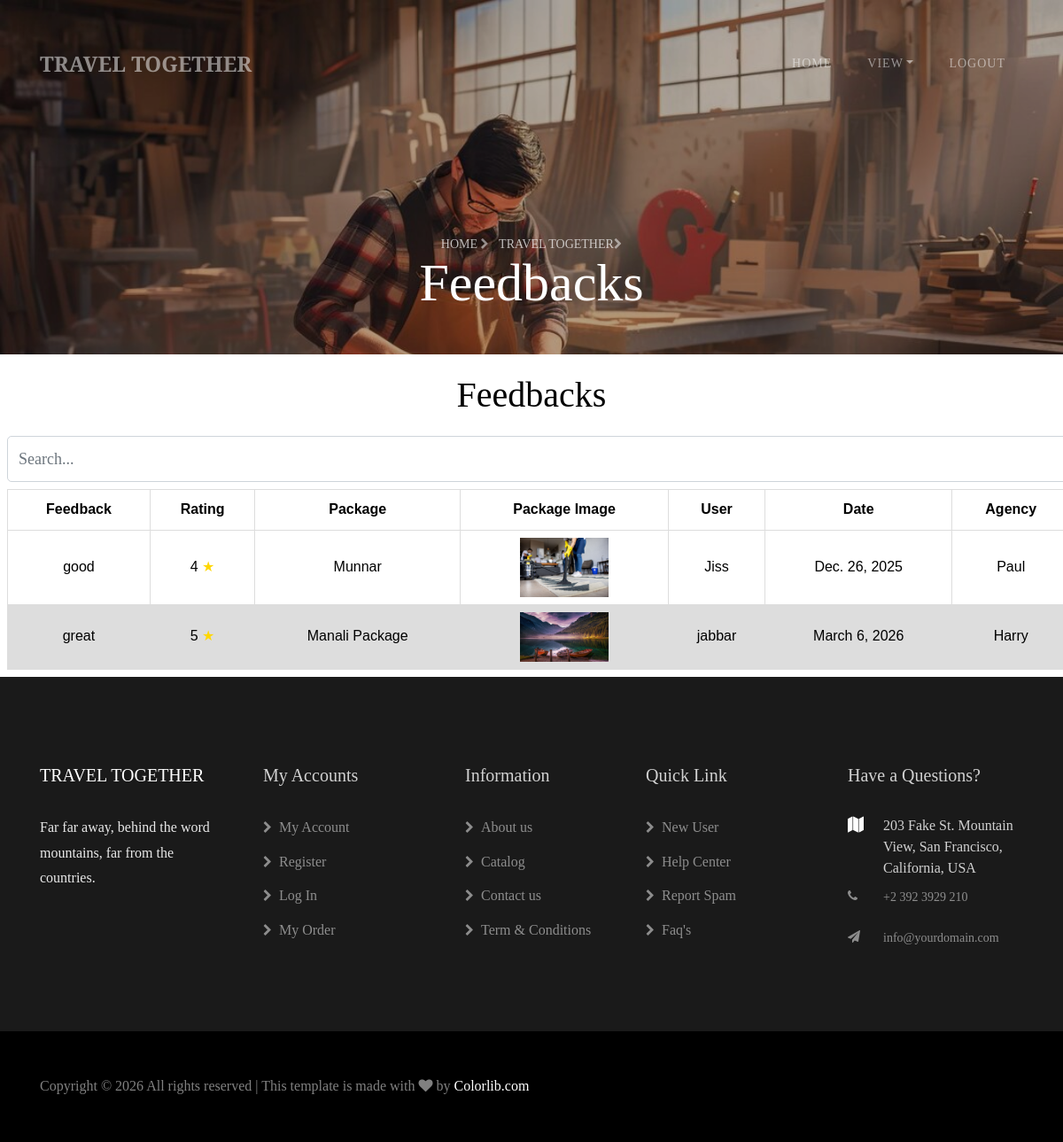
Page /adminViewFeedback/ on the committed database.
### CraftifyApp/models.py (models this page shows, shortened)
class Feedback(models.Model):
    uid = models.ForeignKey(User, on_delete=models.CASCADE)
    oid = models.ForeignKey(Cart, on_delete=models.CASCADE)
    rating = models.IntegerField()
    review = models.CharField(max_length=300)
    date = models.DateField(auto_now=True)

class Cart(models.Model):
    uid = models.ForeignKey(User, on_delete=models.CASCADE)
    pid = models.ForeignKey(Products, on_delete=models.CASCADE)
    quantity = models.IntegerField()
    price = models.IntegerField()
    status = models.CharField(max_length=100, default="InCart")
    date = models.DateField(auto_now=True, null=True)
    name=models.CharField(max_length=100,null=True)
    email=models.EmailField(max_length=100,null=True)
    state=models.CharField(max_length=100,null=True)
    pincode=models.IntegerField(null=True)
    address=models.CharField(max_length=300,null=True)
    completedpay=models.IntegerField(null=True)
    proof = models.ImageField(upload_to='image/', null=True, blank=True)
    cancellation_reason = models.CharField(max_length=500, null=True, blank=True)
    cancelled_by = models.CharField(max_length=100, null=True, blank=True)

class Products(models.Model):
    name = models.CharField(max_length=100)
    category = models.CharField(max_length=100)
    price = models.IntegerField()
    color = models.CharField(max_length=100)
    qty = models.IntegerField()
    image = models.ImageField(upload_to="image")
    desc = models.CharField(max_length=300)
    status = models.CharField(max_length=100, default="Pending")
    artistId = models.ForeignKey(Artist, on_delete=models.CASCADE, null=True)
    tripday = models.DateField(null = True)
    uploaded = models.DateField(auto_now_add=True,null = True)

class User(models.Model):
    name = models.CharField(max_length=100)
    email = models.EmailField(max_length=100)
    phone = models.IntegerField()
    address = models.CharField(max_length=300)
    loginid = models.ForeignKey(Login, on_delete=models.CASCADE)

class Artist(models.Model):
    name = models.CharField(max_length=100,null=True)
    email = models.EmailField(max_length=100,null=True)
    phone = models.IntegerField(null=True)
    skills = models.CharField(max_length=200,null=True)
    image1 = models.ImageField(upload_to="image",null=True)
    image2 = models.ImageField(upload_to="image",null=True)
    image3 = models.ImageField(upload_to="image",null=True)
    address = models.CharField(max_length=300,null=True)
    status = models.CharField(max_length=100, default="Not Paid",null=True)
    loginid = models.ForeignKey(Login, on_delete=models.CASCADE, default=1,null=True)

### CraftifyApp/views.py (the view)
# urls.py: path('adminViewFeedback/', views.adminViewFeedback),
def adminViewFeedback(request):
    data = Feedback.objects.all()
    return render(request, "ADMIN/adminViewFeedback.html", {"data": data})

### templates/ADMIN/adminViewFeedback.html (shortened to what this page needs)
{% extends 'ADMIN/adminBase.html' %}
{% block header %}
<section class="hero-wrap hero-wrap-2" style="background-image: url('../static/images/bg_2.jpg');"
    data-stellar-background-ratio="0.5">
    <div class="overlay"></div>
    <div class="container">
        <div class="row no-gutters slider-text align-items-end justify-content-center">
            <div class="col-md-9 ftco-animate mb-5 text-center">
                <p class="breadcrumbs mb-0"><span class="mr-2"><a href="/adminHome">Home <i
                                class="fa fa-chevron-right"></i></a></span> <span>Travel Together<i
                            class="fa fa-chevron-right"></i></span></p>
                <h2 class="mb-0 bread">Feedbacks</h2>
            </div>
        </div>
    </div>
</section>
<center>
    {% if data %}
    <h1 class="m-3 bread">Feedbacks</h1>
    <input type="text" class="form-control" id="searchInput" style="width: 100%;margin: 8px;" placeholder="Search...">
    <table id="table">
        <thead>
            <tr>
                <th>Feedback</th>
                <th>Rating</th>
                <th>Package</th>
                <th>Package Image</th>
                <th>User</th>
                <th>Date</th>
                <th>Agency</th>
            </tr>
        </thead>
        <tbody id="tableBody">
            {% for i in data %}
            <tr id="row{{ forloop.counter }}">
                <td>{{i.review}}</td>
                <td>{{i.rating}} <span style="color: gold;">&#x2605</span></td>
                <td>{{i.oid.pid.name}}</td>
                <td><img style="width:100px" src="/media/{{i.oid.pid.image}}" alt=""></td>
                <td>{{i.oid.uid.name}}</td>
                <td>{{i.date}}</td>
                <td>{{i.oid.pid.artistId.name}}</td>
            </tr>
            {% endfor %}
        </tbody>
    </table>
    {% else %}
    <h1 class="m-3">No Coordinators Found</h1>
    {% endif %}
</center>
{% endblock %}

### templates/ADMIN/adminBase.html (shortened to what this page needs)
{% load static %}
<!DOCTYPE html>
<html lang="en">
<head>
    <link rel="stylesheet" href="https://stackpath.bootstrapcdn.com/font-awesome/4.7.0/css/font-awesome.min.css">
    <link rel="stylesheet" href="{% static 'css/animate.css' %}">
    <link rel="stylesheet" href="{% static 'css/owl.carousel.min.css' %}">
    <link rel="stylesheet" href="{% static 'css/owl.theme.default.min.css' %}">
    <link rel="stylesheet" href="{% static 'css/magnific-popup.css' %}">
    <link rel="stylesheet" href="{% static 'css/flaticon.css' %}">
    <link rel="stylesheet" href="{% static 'css/style.css' %}">
</head>
<body>
    <nav class="navbar navbar-expand-lg navbar-dark ftco_navbar bg-dark ftco-navbar-light" id="ftco-navbar">
        <div class="container">
            <a class="navbar-brand" href="/adminHome"><span>TRAVEL TOGETHER</span></a>
            <div class="collapse navbar-collapse" id="ftco-nav">
                <ul class="navbar-nav ml-auto">
                    <li class="nav-item"><a href="/adminHome" class="nav-link">Home</a></li>
                    <li class="nav-item dropdown">
                        <a class="nav-link dropdown-toggle" href="#" id="dropdown04" data-toggle="dropdown"
                            aria-haspopup="true" aria-expanded="false">VIEW</a>
                    </li>
                    <li class="nav-item">
                    <li class="nav-item">
                   <a href="/logout" class="nav-link logout-btn">Logout</a>
                    </li>
                   </li>
                </ul>
            </div>
        </div>
    </nav>
    {% block header %}
    {% endblock %}
    <footer class="ftco-footer">
        <div class="container">
            <div class="row mb-5">
                <div class="col-sm-12 col-md">
                    <div class="ftco-footer-widget mb-4">
                        <h2 class="ftco-heading-2 logo"><a href="#">TRAVEL TOGETHER</a></h2>
                        <p>Far far away, behind the word mountains, far from the countries.</p>
                        <ul class="ftco-footer-social list-unstyled mt-2">
                        </ul>
                    </div>
                </div>
                <div class="col-sm-12 col-md">
                    <div class="ftco-footer-widget mb-4 ml-md-4">
                        <h2 class="ftco-heading-2">My Accounts</h2>
                        <ul class="list-unstyled">
                            <li><a href="#"><span class="fa fa-chevron-right mr-2"></span>My Account</a></li>
                            <li><a href="#"><span class="fa fa-chevron-right mr-2"></span>Register</a></li>
                            <li><a href="#"><span class="fa fa-chevron-right mr-2"></span>Log In</a></li>
                            <li><a href="#"><span class="fa fa-chevron-right mr-2"></span>My Order</a></li>
                        </ul>
                    </div>
                </div>
                <div class="col-sm-12 col-md">
                    <div class="ftco-footer-widget mb-4 ml-md-4">
                        <h2 class="ftco-heading-2">Information</h2>
                        <ul class="list-unstyled">
                            <li><a href="#"><span class="fa fa-chevron-right mr-2"></span>About us</a></li>
                            <li><a href="#"><span class="fa fa-chevron-right mr-2"></span>Catalog</a></li>
                            <li><a href="#"><span class="fa fa-chevron-right mr-2"></span>Contact us</a></li>
                            <li><a href="#"><span class="fa fa-chevron-right mr-2"></span>Term &amp; Conditions</a></li>
                        </ul>
                    </div>
                </div>
                <div class="col-sm-12 col-md">
                    <div class="ftco-footer-widget mb-4">
                        <h2 class="ftco-heading-2">Quick Link</h2>
                        <ul class="list-unstyled">
                            <li><a href="#"><span class="fa fa-chevron-right mr-2"></span>New User</a></li>
                            <li><a href="#"><span class="fa fa-chevron-right mr-2"></span>Help Center</a></li>
                            <li><a href="#"><span class="fa fa-chevron-right mr-2"></span>Report Spam</a></li>
                            <li><a href="#"><span class="fa fa-chevron-right mr-2"></span>Faq's</a></li>
                        </ul>
                    </div>
                </div>
                <div class="col-sm-12 col-md">
                    <div class="ftco-footer-widget mb-4">
                        <h2 class="ftco-heading-2">Have a Questions?</h2>
                        <div class="block-23 mb-3">
                            <ul>
                                <li><span class="icon fa fa-map marker"></span><span class="text">203 Fake St. Mountain
                                        View, San Francisco, California, USA</span></li>
                                <li><a href="#"><span class="icon fa fa-phone"></span><span class="text">+2 392 3929
                                            210</span></a></li>
                                <li><a href="#"><span class="icon fa fa-paper-plane pr-4"></span><span
                                            class="text">info@yourdomain.com</span></a></li>
                            </ul>
                        </div>
                    </div>
                </div>
            </div>
        </div>
        <div class="container-fluid px-0 py-5 bg-black">
            <div class="container">
                <div class="row">
                    <div class="col-md-12">
                        <p class="mb-0" style="color: rgba(255,255,255,.5);">
                            Copyright &copy;
                            <script>document.write(new Date().getFullYear());</script> All rights reserved | This
                            template is made with <i class="fa fa-heart color-danger" aria-hidden="true"></i> by <a
                                href="https://colorlib.com" target="_blank">Colorlib.com</a>
                        </p>
                    </div>
                </div>
            </div>
        </div>
    </footer>
</body>
</html>

### templates/ADMIN/adminViewFeedback.html (style rules this page uses)
table { font-family: arial, sans-serif; border-collapse: collapse; width: 100%; margin: 8px; }
td, th { border: 1px solid #dddddd; text-align: center; padding: 8px; color: black; }
tr:nth-child(even) { background-color: #dddddd; }

### rows in the picture
Feedback: review "good", rating "4", oid.pid.name "Munnar", oid.pid.image (picture), oid.uid.name "Jiss", date "Dec. 26, 2025", oid.pid.artistId.name "Paul"
Feedback: review "great", rating "5", oid.pid.name "Manali Package", oid.pid.image (picture), oid.uid.name "jabbar", date "March 6, 2026", oid.pid.artistId.name "Harry"
